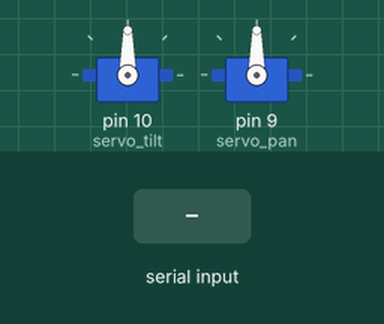
This sketch was run on a simulated Arduino Uno, built with avr-gcc and run on an emulated ATmega328P. On the bench: 2 × servo. Inputs (shaded band) come from the test bench.

Above: at 1.2 s.
1.3 s: "90,45\n" received over Serial
At 1.9 s:
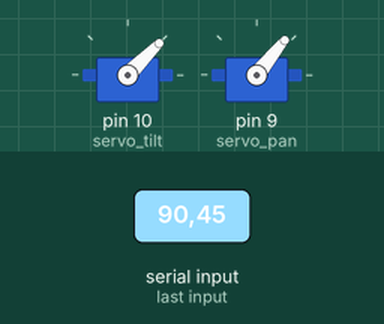
2.8 s: "30,150\n" received over Serial
At 4.0 s:
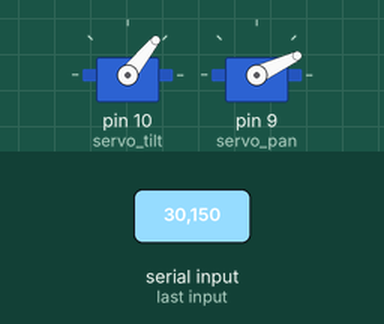
4.3 s: "1,90\n" received over Serial
At 5.3 s:
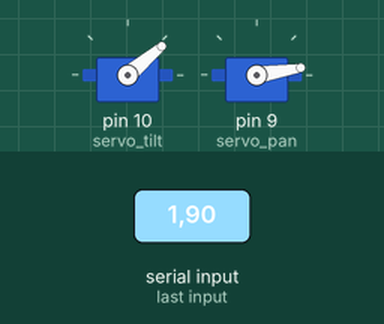
5.8 s: "1,90,45\n" received over Serial
At 6.5 s:
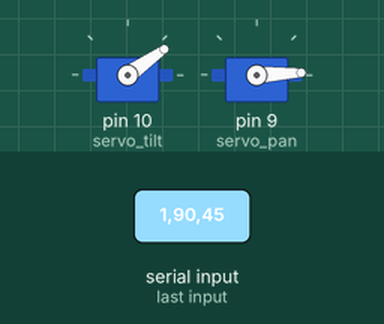
Timing chart, 0 to 8.3 s (numbered marks = the images above; inputs shaded):
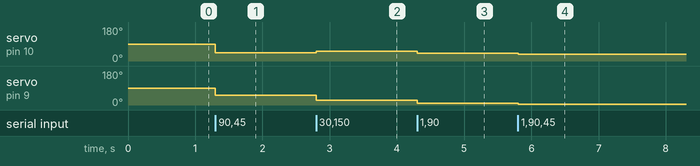

The sketch:

FaceTracker_opencv_vol1.4.ino
```cpp
#include <Servo.h>

Servo servo_tilt;
Servo servo_pan;

String inputString = "";
int x_axis = 320;
int y_axis = 240;
int servoX = 90;
int servoY = 90;
int lastX = 90;
int lastY = 90;

void setup() {

  servo_tilt.attach(10); // up-down
  servo_pan.attach(9); // left-right
  servo_tilt.write(90);
  servo_pan.write(90);

  Serial.begin(115200);

}

void loop() {

 if (Serial.available()) {
  inputString = Serial.readStringUntil('\n');

  int commaIndex = inputString.indexOf(',');

  if (commaIndex > 0){
    x_axis = inputString.substring(0, commaIndex).toInt();
    y_axis = inputString.substring(commaIndex + 1).toInt();

    // Map camera to servo angles
    int targetX = map(x_axis, 0, 640, 0, 180);
    int targetY = map(y_axis, 0, 480, 0, 180);

    // Smooth movement
    servoX = servoX + (targetX - servoX) *0.6;
    servoY = servoY + (targetY - servoY) *0.6;

    if (abs(servoX - lastX) >2) {
      servo_pan.write(servoX);
      lastX = servoX;
    }
    if (abs(servoY - lastY) >2) {
      servo_tilt.write(servoY);
      lastY = servoY;
    }
  }
 }

}
```

Measured:
- after the input at 1.3 s, servo on pin 10 (servo_tilt): 90° → 45° at once; servo on pin 9 (servo_pan): 90° → 51° at once
- after the input at 2.8 s, servo on pin 10 (servo_tilt): 45° → 51° at once; servo on pin 9 (servo_pan): 51° → 25° at once
- after the input at 4.3 s, servo on pin 10 (servo_tilt): 51° → 40° at once; servo on pin 9 (servo_pan): 25° → 9° at once
- after the input at 5.8 s, servo on pin 10 (servo_tilt): 40° → 35° at once; servo on pin 9 (servo_pan): 9° → 3° at once
